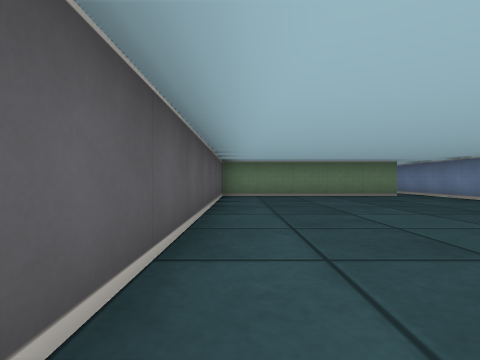
[1] (above)

24 first-person views from a walk through a cub3D maze. The camera is about half as high as the walls, looks level and sees 85° across. The floor is counted in squares. Each view is taken from the middle of a square. On the plan, view 1 faces up. The plan holds only what a view shows up to about 9 squares ahead; the rest is blank.

[2]
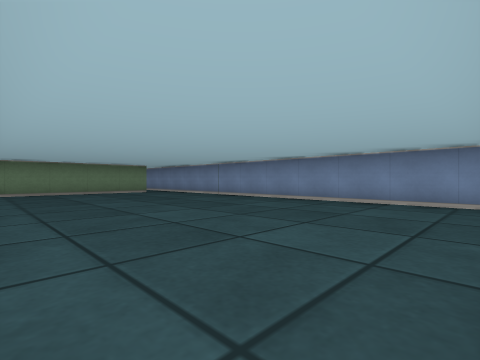

[3]
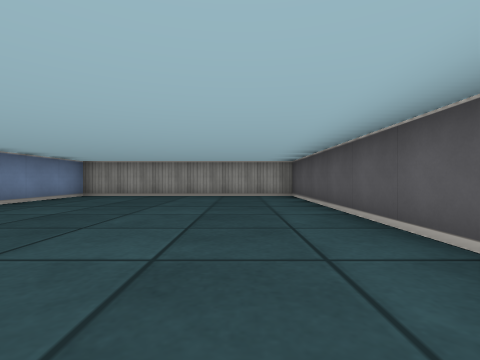

[4]
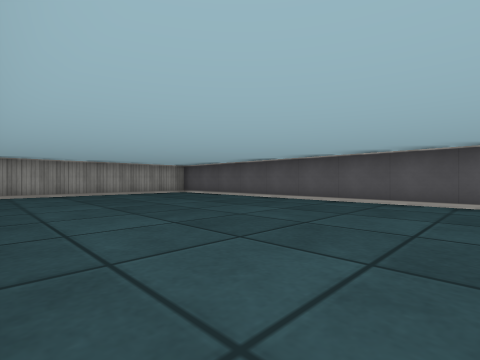

[5]
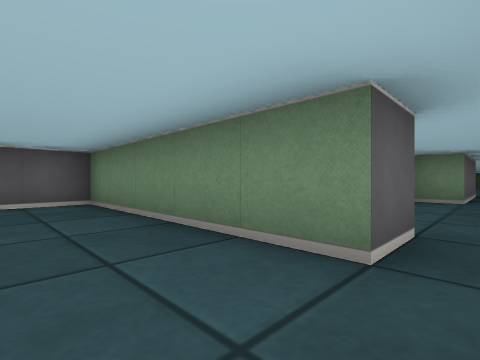

[6]
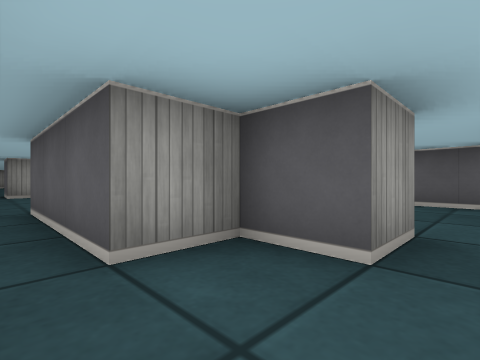

[7]
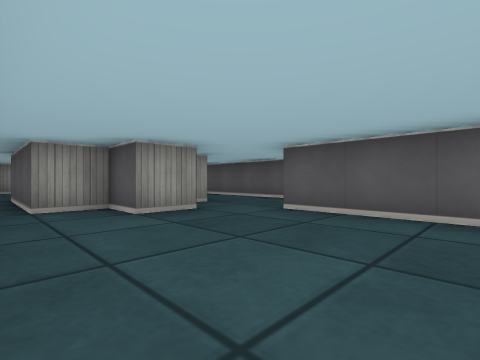

[8]
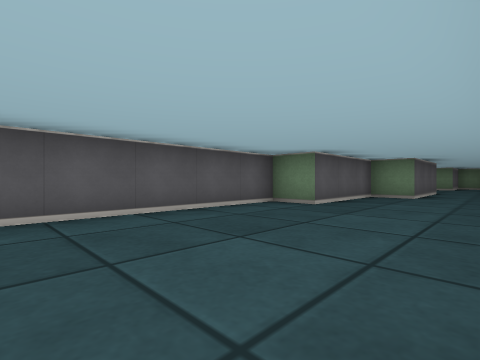

[9]
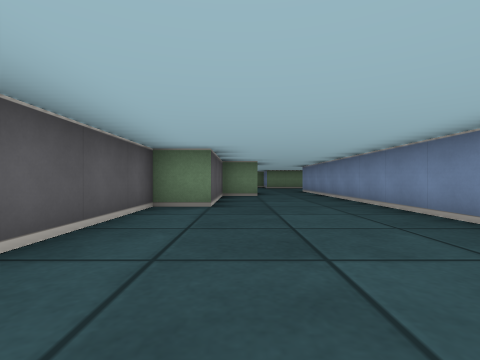

[10]
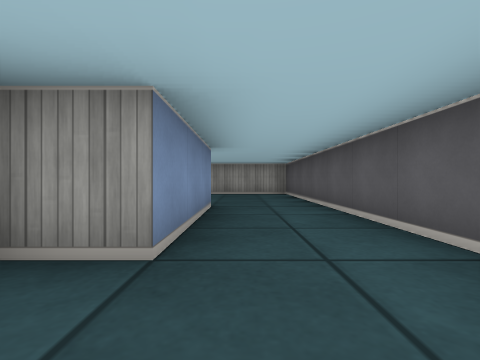

[11]
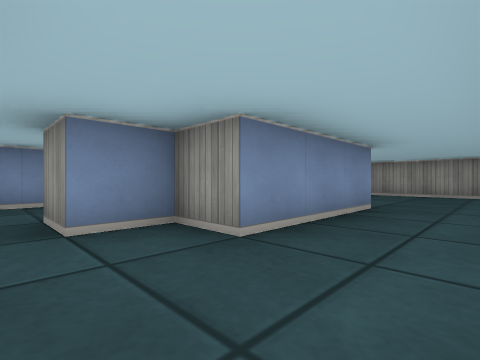

[12]
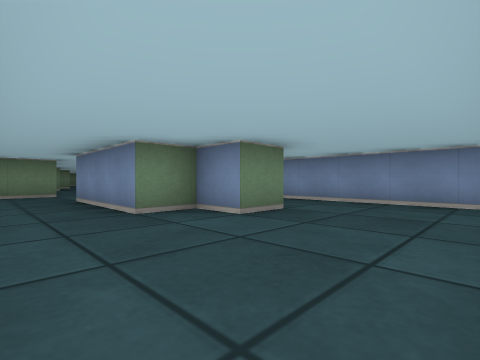

[13]
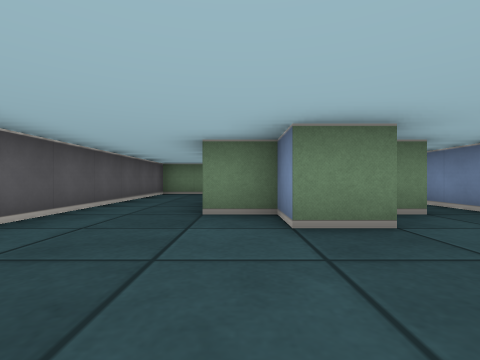

[14]
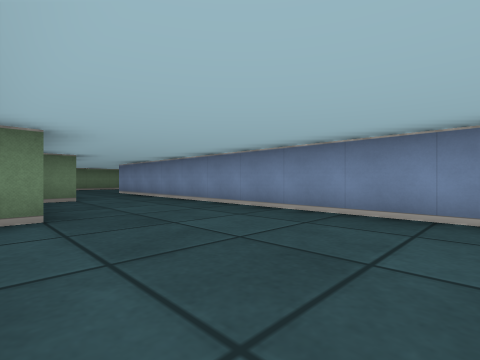

[15]
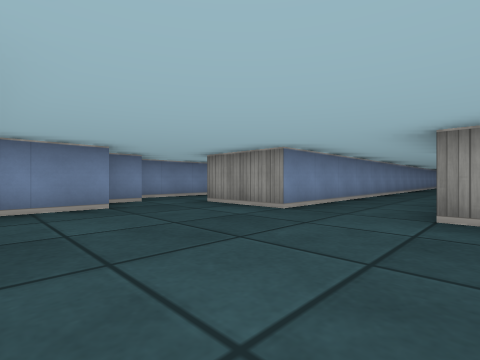

[16]
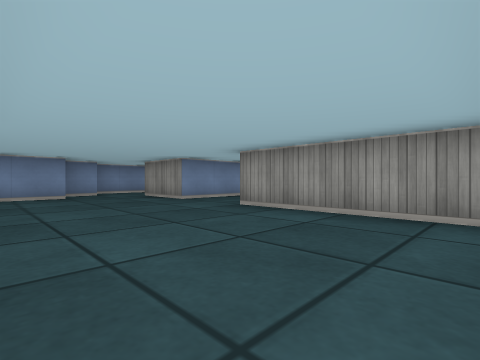

[17]
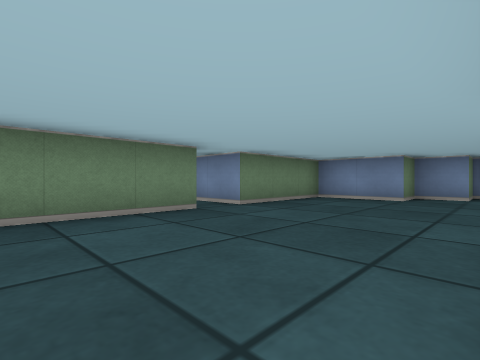

[18]
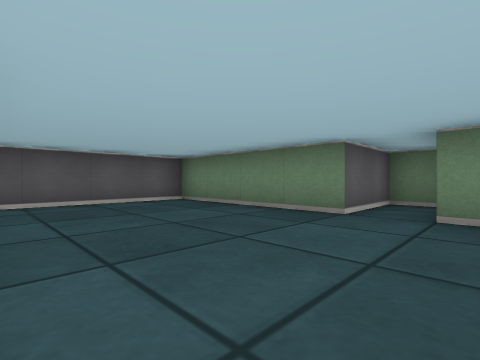

[19]
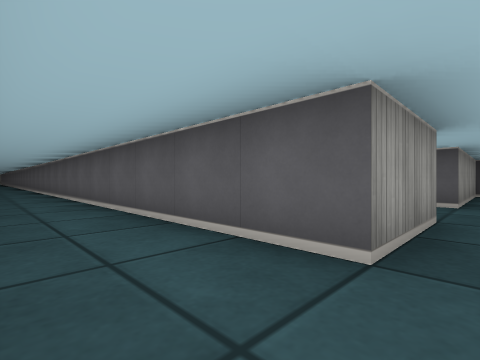

[20]
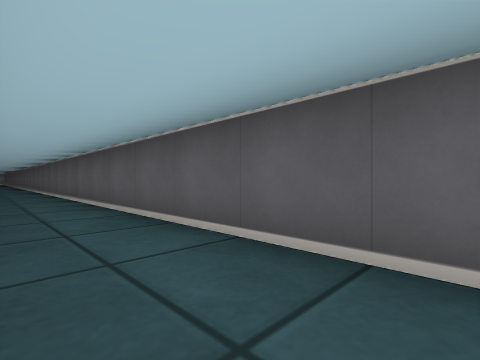

[21]
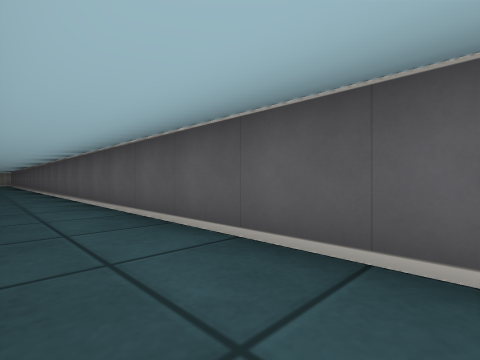

[22]
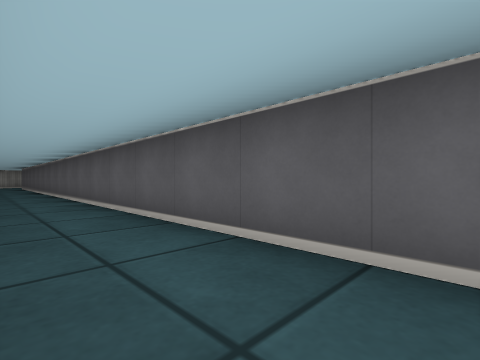

[23]
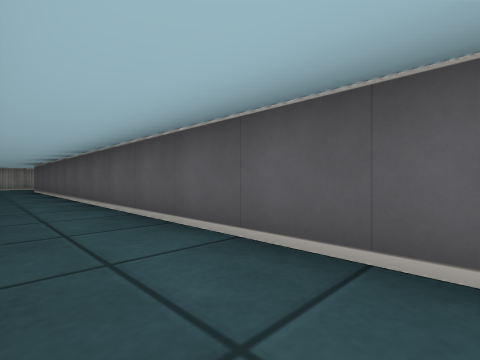

[24]
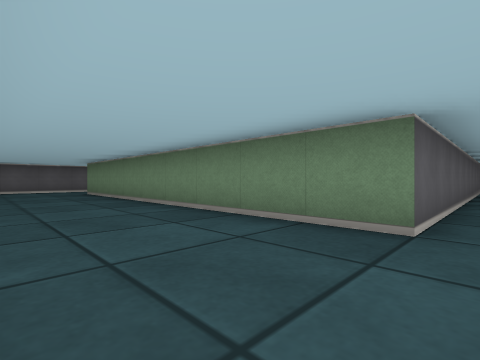

### Floor plan
Ten units are one square. View 1 is at (0, 0); x grows to the right and y downward. Boxes are objects, and circles mark ways between rooms. Rooms are numbered by the first view taken in them; rooms with no view inside come last. Other rooms are left out.
<svg viewBox="-40 -350 140 410">
<path fill="none" stroke="#000" d="M45 -75 -5 -75 -5 25 55 25 55 -75M55 -191 55 -285M35 -165 35 -155 45 -155M55 -161 55 -169M35 -285 35 -255 25 -255 25 -225 15 -225 15 -175M35 -115 25 -115 25 -125 15 -125 15 -155 25 -155 25 -165 35 -165M45 -155 45 -125 36 -125M15 -175 -5 -175 -5 -85 45 -85 45 -75M55 -75 55 -140M95 -269 95 -295 85 -295 85 -305 75 -305 75 -325 45 -325 45 -339M55 -285 75 -285 75 35 -15 35M-35 48 -35 55M42 -345 35 -345 35 -325 -5 -325 -5 -285 35 -285"/>
<circle cx="50" cy="-80" r="3" fill="#2a7"/>
<circle cx="33" cy="-163" r="3" fill="#2a7"/>
<circle cx="45" cy="-290" r="3" fill="#2a7"/>
<text x="20" y="-30">1</text>
<text x="40" y="-220">2</text>
<text x="20" y="-120">3</text>
<text x="80" y="-120">4</text>
</svg>
Room 1 opens to room 3. Room 2 opens to room 3. Room 2 opens to room 4.

Where each view was taken, in squares from view 1:
view 1: 0 up, 0 right, facing up
view 2: 2 down, 0 right, facing up-right
view 3: 5 up, 1 right, facing down
view 4: 6 up, 5 right, facing down-left
view 5: 6 up, 5 right, facing up-left
view 6: 17 up, 5 right, facing down-left
view 7: 20 up, 5 right, facing down-left
view 8: 18 up, 5 right, facing up-left
view 9: 18 up, 3 right, facing up
view 10: 17 up, 1 right, facing down
view 11: 17 up, 0 right, facing down-right
view 12: 9 up, 0 right, facing up-right
view 13: 9 up, 2 right, facing up
view 14: 19 up, 2 right, facing up-right
view 15: 32 up, 3 right, facing down-right
view 16: 32 up, 0 right, facing down-right
view 17: 29 up, 1 right, facing up-right
view 18: 29 up, 5 right, facing up-left
view 19: 29 up, 9 right, facing down-left
view 20: 25 up, 9 right, facing down-left
view 21: 19 up, 9 right, facing down-left
view 22: 13 up, 9 right, facing down-left
view 23: 9 up, 9 right, facing down-left
view 24: 6 down, 8 right, facing up-left
